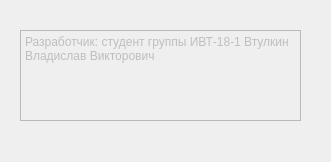
<?xml version="1.0" encoding="UTF-8"?>
<ui version="4.0">
 <class>aboutCreator</class>
 <widget class="QWidget" name="aboutCreator">
  <property name="windowModality">
   <enum>Qt::ApplicationModal</enum>
  </property>
  <property name="geometry">
   <rect>
    <x>0</x>
    <y>0</y>
    <width>331</width>
    <height>162</height>
   </rect>
  </property>
  <property name="minimumSize">
   <size>
    <width>331</width>
    <height>162</height>
   </size>
  </property>
  <property name="maximumSize">
   <size>
    <width>331</width>
    <height>162</height>
   </size>
  </property>
  <property name="windowTitle">
   <string>Form</string>
  </property>
  <widget class="QPlainTextEdit" name="plainTextEdit">
   <property name="enabled">
    <bool>false</bool>
   </property>
   <property name="geometry">
    <rect>
     <x>20</x>
     <y>30</y>
     <width>281</width>
     <height>91</height>
    </rect>
   </property>
   <property name="plainText">
    <string>Разработчик: студент группы ИВТ-18-1 Втулкин Владислав Викторович
</string>
   </property>
  </widget>
 </widget>
 <resources/>
 <connections/>
</ui>
